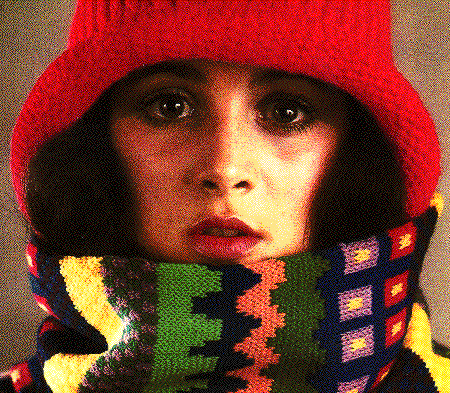
#> input picture images/colortrui.png, 450 x 393 px; its folder holds only this picture in this run
$ jupyter execute SBE401-Week2.ipynb
#> lines starting #> are read from the running program, lines starting #| are printed output that depends on the picture; after the words box and inside, x2 and y2 are one past the last pixel; in counts of white or black regions, pixels touching at a corner belong together
### Import Libraries

[cell 1]
# import the necessary packages
from os import listdir
from os.path import isfile , join
import numpy as np
import matplotlib.pyplot as plt
import matplotlib.image as mpimg
import numpy as np

### Let's make a function to convert RGB images to Grayscale

[cell 2]
def rgb2gray(rgb_image):
    return np.dot(rgb_image[...,:3], [0.299, 0.587, 0.114])

### And a function to convert grayscale to binary images

[cell 3]
def binarize( gray_image , threshold ):
    threshold = np.max( gray_image ) * threshold
    return 1 * ( gray_image > threshold )

### A function to show multiple images in a single figure

[cell 4]
def multi_view( images ):
    images_count = len( images )
    fig = plt.figure(figsize=(10,20))
    for row in range( images_count  ):
        ax1 = fig.add_subplot( images_count , 1 , row + 1)
        ax1.imshow( images[ row ] )

[cell 5]
def view( image ):
    plt.figure(figsize=(10,20))
    plt.imshow( image )

## 1. Load Images

[cell 6]
# Get file names in current directory
images_files = [ join("./images" , f) for f in listdir("images") if isfile(join("images" , f)) ]

images = [ mpimg.imread( f ) for f in images_files ]
#> images = 1 item

## 2. Make Grayscale Images

[cell 7]
gray_images = [ rgb2gray( img ) for img in images ]
#> in rgb2gray, `return np.dot(rgb_image[...,:3], [0.299, 0.587, 0.114])`:
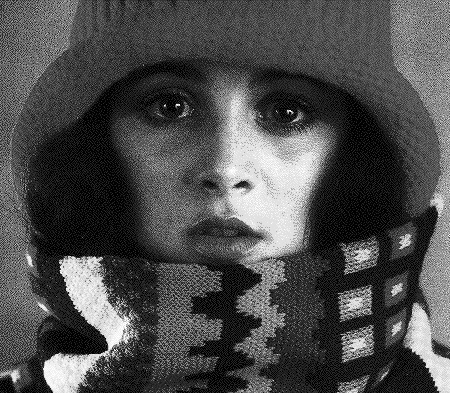
#> returned value: shape (393, 450) float64; min 0, max 1, mean 0.302
#> gray_images = 1 item

## 3. Make Binary Images

[cell 8]
binary_images = [ binarize( gray_img , 0.5 ) for gray_img in gray_images ]
#> in binarize, `threshold = np.max( gray_image ) * threshold`: threshold = 0.5
#> in binarize, `return 1 * ( gray_image > threshold )`:
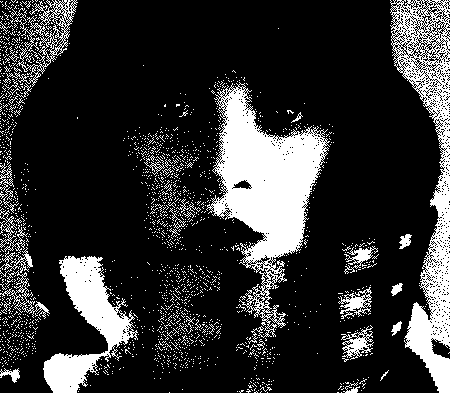
#> returned value: shape (393, 450) int64; values 0 (black) and 1 (white), 19.7% white; 1830 white regions (1797 under 20 px), largest, box (x1, y1, x2, y2) and area: (206, 82, 330, 344) 12358, (390, 0, 450, 393) 8710, (43, 256, 138, 393) 4991
#> binary_images = 1 item

## 4. View Images

[cell 9]
combinations = list( zip( images , gray_images , binary_images ))
#> combinations = 1 item
[ multi_view( comb ) for comb in combinations ]
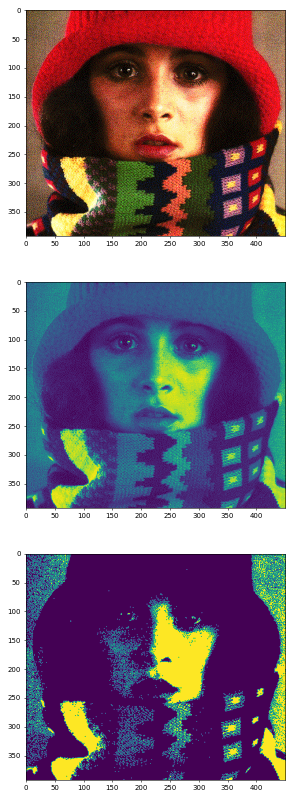
#> figure drawn by matplotlib, 3 panels

[cell 10]
img = gray_images[0]
img_v = np.roll(img,1,0)
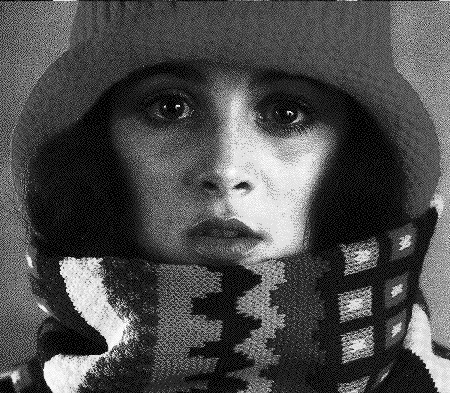
#> img_v: shape (393, 450) float64; min 0, max 1, mean 0.302
out = img - img_v
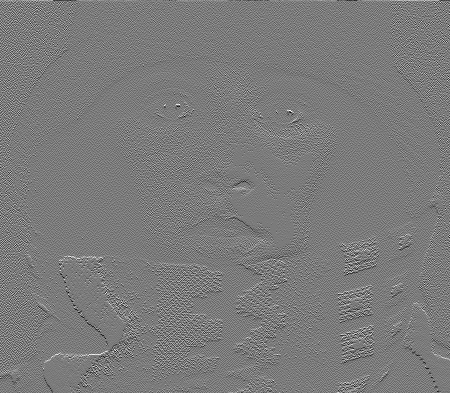
#> out: shape (393, 450) float64; min -0.933, max 0.994, mean 0; drawn with min black and max white
view( out )

$ run again, on images/peppers.png
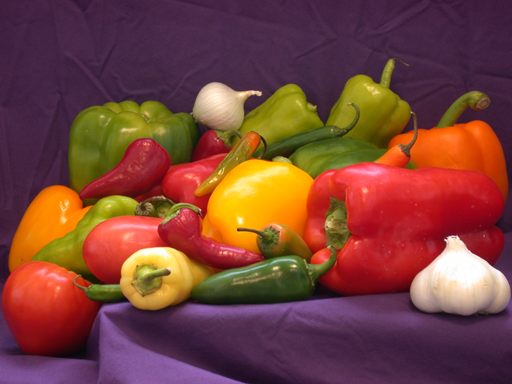
#> input picture images/peppers.png, 512 x 384 px
#> images = 1 item
#> threshold = 0.5
#> in binarize, `return 1 * ( gray_image > threshold )`:
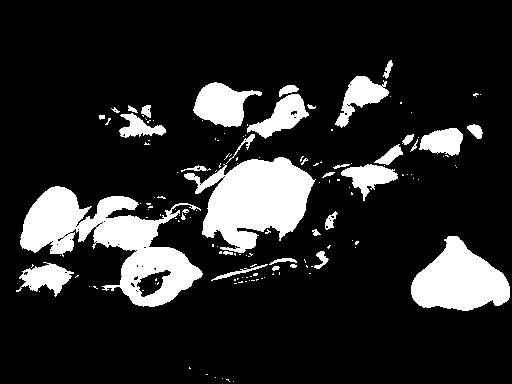
#> returned value: shape (384, 512) int64; values 0 (black) and 1 (white), 15.7% white; 148 white regions (115 under 20 px), largest, box (x1, y1, x2, y2) and area: (20, 186, 203, 307) 9059, (184, 157, 316, 253) 7320, (411, 236, 510, 311) 4688
#> binary_images = 1 item
#> `out = img - img_v`:
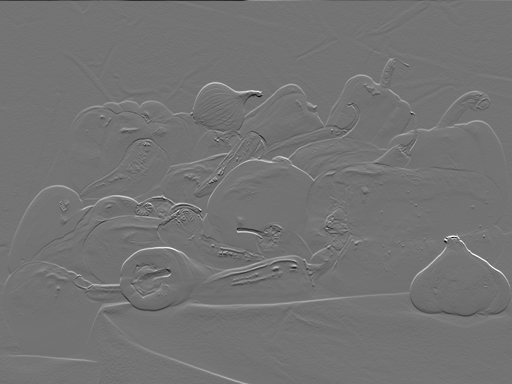
#> out: shape (384, 512) float64; min -0.436, max 0.522, mean 6.32e-20; drawn with min black and max white
